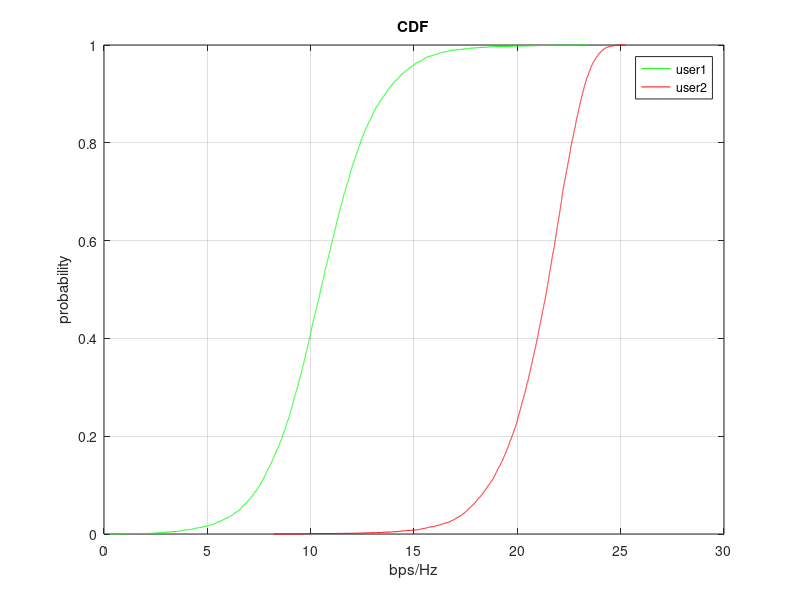

Here is the MATLAB script that generated this plot:
close all; clear all;

dref = 1;
dst = 50000;
dwk = 500000;
alp = 3;

nmc = 10000;
sigma = 10^-12;

plw = (dwk / dref)^(-alp);
pls = (dst / dref)^(-alp);

as = 0.5;
aw = 0.5;

h = (randn(2,2,nmc) + 1i * randn(2,2,nmc)) / sqrt(2);

h(:,1,:) = sqrt(pls) * h(:,1,:);
h(:,2,:) = sqrt(plw) * h(:,2,:);

w = zeros(2,2,nmc);

dr_u1 = zeros(1,nmc);
dr_u2 = zeros(1,nmc);

for j = 1:nmc

        w(:,1,j) = h(:,1,j)' / norm(h(:,1,j));
        w(:,2,j) = w(:,1,j);

        x1h = h(:,1,j)'*w(:,1,j);
    
        x2h = h(:,2,j)'*w(:,1,j);
    
        dr_u1(j) = log2(1 + (as*(abs(mean(x1h))^2) / ((aw*(abs(mean(x2h))^2) + sigma^2))));
        dr_u2(j) = log2(1 + (aw*(abs(mean(x2h))^2) / (sigma^2)));    

end

dr1_sorted = sort(dr_u1);
dr2_sorted = sort(dr_u2);

ycdf = (1:nmc) / nmc;

figure(1)
plot(dr1_sorted,ycdf,'g');
hold on;
plot(dr2_sorted,ycdf,'r');xlabel('bps/Hz');ylabel('probability');legend('user1','user2');title('CDF');
grid on;


